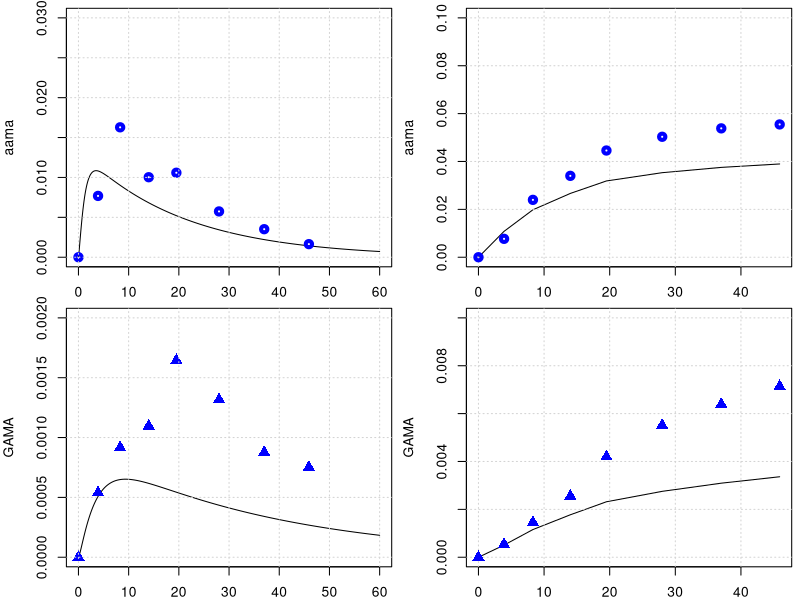

Generate this figure with R:
library(deSolve)
library(minpack.lm)

graphics.off()

#body weight in kg
BW = 70 
# fractions of BW
##https://journals.sagepub.com/doi/pdf/10.1177/ANIB_32_3-4
F_B = 0.079 
F_B_AB = 0.35 #fraction: arterial blood of blood volume
F_B_VB = 0.65 #fraction: venous blood of blood volume
F_Li = 0.026
F_Ki = 0.0044
F_T = 1-(F_B+F_Li+F_Ki)
#organ volumes in L
V_AB <- BW*F_B*F_B_AB 
V_VB <- BW*F_B*F_B_VB 
V_T <- BW*F_T
V_Ki <- BW*F_Ki
V_Li <- BW*F_Li
#cardiac output in L/(kg*h)
##https://journals.sagepub.com/doi/pdf/10.1177/ANIB_32_3-4
QCC = 16        #12.5 # maybe 14 or 6.5 check?
Q_C = QCC*BW^0.75
FQ_P = 2.5/100 
FQ_Li = 0.19
FQ_Ki = 0.255 #total - there is also an aterial flow rate 
FQ_T = 1 -( FQ_Li + FQ_Ki +FQ_P)
Q_Li <- Q_C*FQ_Li
Q_Ki <- Q_C*FQ_Ki
Q_T <- Q_C*FQ_T

# partition coefficient
pAA_TB = 0.2
pAA_KiB = 0.2
pAA_LiB = 1.5

pGA_TB = 0.97
pGA_LiB = 0.9
pGA_KiB = .3

#reaction rate constants 
k_AAuptake = 1 #1/h

k_onAA_T = 0.28 #1/h
k_onAA_B = 0.36 #1/h
k_onAA_Li = 0.71 #1/h
k_onAA_Ki = 0.83 #1/h

k_syn_GSH = 0.25 #mmol/h 
k_cl_GSH = 0.35 #1/h
k_onAA_GSH = 0.55 #L/(mmol h)
k_onGA_GSH = 0.8 #L/(mmol h)

k_onGA_T = 0.089 #1/h
k_onGA_B = 0.108 #1/h
k_onGA_Ki = k_onAA_T/2 #1/h
k_onGA_Li = 0.215 #1/h

k_exc_AAMA = 0.049      # 0.049 #1/h or 0.13 # this will change the shape
k_exc_GAMA = 0.027     # 0.077 #1/h  # or 0.027
k_exc_GAOH = 0.077     # 1/h
k_exc_GA <- 1.48       # 1/h Q_Ki*0.025
k_exc_AA <- 2

PL1 = 1.7     # !$'liver/blood partition AA'
PL2 = 0.9    # !$'liver/blood partition GA'

MW_aa = 71   # mg/mmol
MW_ga = 87   # mg/mmol

MW_GSH = 307.32 # mg/mmol

VMAXGC1 = 1   #!Vmax for GSH-AA conjugation mg/hr-kg^0.7
VMAXG1 = VMAXGC1/MW_aa*BW**0.7    # !$'Liver AA-GSH rate'

# Maximum velocity for enzymatic reaction 
V_max_p450 = 9 /MW_aa*BW^0.7  # 0.235 mg/h (Tien: AA to GA mmol/hr)
V_max_EH = 20 /MW_ga*BW^0.7  
KM_p450 = 10.0
KM_EH = 100.0

k_0_GSH = 7

AGSH0 = k_0_GSH * V_Li * MW_GSH

KMG1 = 100/MW_aa  #!Km with respect to AA for GSH conjugation mM
KMGG = 0.1        # !KM with respect to GSH for AA or GA conjugation with GSH mM
KMG2 = 100/MW_ga  #!Km with respect to GA for GSH conjugation mM


KPT_Li = 0.015     # !'protein turnover rate in liver'
KPT_Ki = 0.013     #  !'protein turnover rate in kidney'
KPTR = 0.013     # !'protein turnover rate in rpt'
KPTS = 0.0039    # !'protein turnover rate in spt'
KPTRB = 0.0039   # !'protein turnover rate in rbc'
KPTPL = 0.0039   # !'protein turnover rate in plasma'
# +++++++++++++++++++++++++++++++++++++++++++++++++++++++++++++++++
# create list of parameter
# +++++++++++++++++++++++++++++++++++++++++++++++++++++++++++++++++
params <- unlist(c(data.frame(pAA_TB, pAA_LiB, pAA_KiB,
                              pGA_TB, pGA_LiB, pGA_KiB,
                              k_onAA_T, k_onAA_B, k_onAA_Li, k_onAA_GSH, k_onAA_Ki,
                              k_onGA_T, k_onGA_B, k_onGA_Li, k_onGA_Ki, k_exc_GA,
                              k_onGA_GSH, k_exc_AAMA, k_exc_GAMA, k_exc_GAOH,
                              k_cl_GSH, V_max_p450, KM_p450, V_max_EH, KM_EH,
                              k_AAuptake)
))
yini <- c(m_AA_AB = 0.0, m_GA_AB = 0.0, 
          a_pb_AA_B = 0 ,
          m_AA_VB = 0.0, m_GA_VB = 0.0,
          m_AA_Ki = 0.0, m_GA_Ki = 0.0, m_AA_dose = 0 ,
          m_AA_Li = 0.0, m_AAMA = 0.0,  #m_AAMA_urinary = 0.0,
          m_GA_Li = 0.0,
          a_pb_GA_Li   = 0.0,
          m_GAMA  = 0.0,
          #m_GAMA_urinary = 0.0, 
          m_GSH_Li = k_0_GSH * V_Li * MW_GSH, 
          m_AA_T = 0.0, m_GA_T = 0.0,
          m_GAOH = 0.0, 
          m_AA_out = 0.0,
          m_AA_accum = 0.0,
          m_AA_free = 0.0,
          m_AA_in = 0.0,
          m_GA_out = 0.0,
          m_GA_accum = 0.0,
          m_GA_free = 0.0,
          m_GA_in = 0.0,
          a_pb_AA_Ki = 0,
          a_pb_AA_Li = 0,
          a_pb_GA_Ki = 0
)
# ++++++++++++++++++++++++++++++++++++++++++++++++++++++++++++++++++
# PBPK model for Acrylamide 
# ++++++++++++++++++++++++++++++++++++++++++++++++++++++++++++++++++
PBPKmodelAA <- function(t,state,parameter){
  with(as.list(c(t,state,parameter)), {
    ########################################################################################  
    #----#---#  Model for aa  #---#---#
    # concentrations blood in the organs in mg/L
    c_AA_AB <- m_AA_AB/V_AB   
    c_AA_VB <- m_AA_VB/V_VB
    c_AA_T <- m_AA_T/V_T
    c_AA_Li <- m_AA_Li/V_Li
    c_AA_Ki <- m_AA_Ki/V_Ki
    
    c_GSH_Li <- m_GSH_Li/V_Li
    
    # Blood
    #-----------------------------
    # units checked -> mg/h   
    dm_AA_AB <- Q_C*(c_AA_VB - c_AA_AB) -k_onAA_B*m_AA_AB
    # units checked -> mg/h   
    dm_AA_VB <- Q_T*(c_AA_T/pAA_TB) +Q_Li*(c_AA_Li/pAA_LiB) +Q_Ki*(c_AA_Ki/pAA_KiB) - Q_C*c_AA_VB -k_onAA_B*m_AA_VB
    
    # Trine: I added this. Can we make an overall turnover rate in blood? Is this correct? 
    da_pb_AA_B <- k_onAA_B*m_AA_AB + k_onAA_B*m_AA_VB - a_pb_AA_B*KPTRB
    
    # Kidney
    #---------------------------------
    # units checked -> mg/h   
    dm_AA_Ki <- Q_Ki*c_AA_AB -Q_Ki*(c_AA_Ki/pAA_KiB) -k_onAA_Ki*m_AA_Ki 
    
    # protein tunr over AA in Kidney
    da_pb_AA_Ki <- k_onAA_Ki*m_AA_Ki - a_pb_AA_Ki*KPT_Ki
    

    # units checked -> mg/h   
    dm_AA_dose <- -k_AAuptake*m_AA_dose
    
    # Liver
    #--------------------------------
    # units checked -> mg/h
    dm_GSH_Li <- k_0_GSH * V_Li * MW_GSH - k_cl_GSH*m_GSH_Li 
    
#    metAA_GSH <- k_onAA_GSH *c_AA_Li * c_GSH_Li /(c_AA_Li + KMG1)/(c_GSH_Li + KMGG)
    Vmax_AA_GSH <- 22 # from the Sweeny (mg/h kg 0.7) fitted 
    metAA_GSH <- Vmax_AA_GSH * c_AA_Li * c_GSH_Li / ((KMG1 + c_AA_Li) * (KMGG + c_GSH_Li))

    
    metAA_P450 <- V_max_p450 * MW_aa*c_AA_Li/ (KM_p450+c_AA_Li)


    # units checked -> mg/h  
    dm_AA_Li <- Q_Li*(c_AA_AB - c_AA_Li/pAA_LiB) + k_AAuptake*m_AA_dose - k_onAA_Li*m_AA_Li  - metAA_P450 - metAA_GSH 
    
    # protein tunr over AA in Liver
    da_pb_AA_Li <- k_onAA_Li*m_AA_Li - a_pb_AA_Li * KPT_Li
    
    # Tissue
    #--------------------------------------------------------------
    # units checked -> mg/h   
    dm_AA_T <- Q_T*(c_AA_AB - c_AA_T/pAA_TB) -k_onAA_T*m_AA_T
    
    # Urine
    #-------------------------------------------------------------
    # units checked -> mg/h   
    dm_AAMA <- metAA_GSH  - m_AAMA*k_exc_AAMA # Maria: The first term should be deleted
    
    dm_AA_out <- metAA_P450 + metAA_GSH
    dm_AA_in <- k_AAuptake*m_AA_dose
    dm_AA_accum <- k_onAA_B*m_AA_AB +k_onAA_B*m_AA_VB +k_onAA_T*m_AA_T +k_onAA_Li*m_AA_Li +k_onAA_Ki*m_AA_Ki
    dm_AA_free <- dm_AA_AB + dm_AA_VB +dm_AA_T +dm_AA_Li +dm_AA_Ki
########################################################################################  
########################################################################################    
    #----#---#  Model for Ga  #---#---#    
    #concentrations blood in the organs in mg/L
    c_GA_AB <- m_GA_AB/V_AB ;   c_GA_VB <- m_GA_VB/V_VB
    c_GA_T <- m_GA_T/V_T
    c_GA_Li <- m_GA_Li/(V_Li*PL2)
    c_GA_Ki <- m_GA_Ki/V_Ki
    # units checked -> mg/h   
    dm_GA_AB <- Q_C*(c_GA_VB - c_GA_AB) -k_onGA_B*m_GA_AB
    # units checked -> mg/h   
    dm_GA_VB <- Q_T*(c_GA_T/pGA_TB) +Q_Li*(c_GA_Li/pGA_LiB) +Q_Ki*(c_GA_Ki/pGA_KiB) - Q_C*c_GA_VB -k_onGA_B*m_GA_VB
    # units checked -> mg/h   
    dm_GA_Ki <- Q_Ki*c_GA_AB -Q_Ki*(c_GA_Ki/pGA_KiB) -k_onGA_Ki*m_GA_Ki 
    
    
    # protein tunr over AA in Kidney
    da_pb_GA_Ki <- k_onGA_Ki*m_GA_Ki - a_pb_GA_Ki*KPT_Ki
    
    
    # units checked -> mg/h
    metGA_GSH <- k_onGA_GSH * c_GSH_Li *m_GA_Li / (c_GA_Li + KMG2)/(c_GSH_Li + KMGG)
    
    metGA_EH <- V_max_EH *MW_ga *c_GA_Li / (KM_EH + c_GA_Li)
    # units checked -> mg/h 
    dm_GA_Li <- Q_Li*(c_GA_AB - c_GA_Li/pGA_LiB) - k_onGA_Li*m_GA_Li + metAA_P450 - metGA_GSH -metGA_EH 
    
    
    # protein tunr over GA in Liver
    da_pb_GA_Li = k_onGA_Li*m_GA_Li - a_pb_GA_Li*KPT_Li 
    
    
    # units checked -> mg/h, 
    dm_GAMA <-  metGA_GSH  -m_GAMA*k_exc_GAMA
    
    dm_GA_T <- Q_T*(c_GA_AB - c_GA_T/pGA_TB) -k_onGA_T*m_GA_T
    
    dm_GAOH <- metGA_EH -m_GAOH*k_exc_GAMA
    
    dm_GA_out <- metGA_GSH + metGA_EH 
    dm_GA_in <- metGA_GSH +metGA_EH
    dm_GA_accum <- k_onGA_B*m_GA_AB +k_onGA_B*m_GA_VB +k_onGA_T*m_GA_T +k_onGA_Li*m_GA_Li +k_onGA_Ki*m_GA_Ki
    dm_GA_free <- dm_GA_AB + dm_GA_VB +dm_GA_T +dm_GA_Li +dm_GA_Ki 

    
    return(list(c(dm_AA_AB,  dm_GA_AB,
                  da_pb_AA_B,
                  dm_AA_VB,    dm_GA_VB,
                  dm_AA_Ki,  dm_GA_Ki,  dm_AA_dose,
                  dm_AA_Li,
                  dm_AAMA,   
                  dm_GA_Li, da_pb_GA_Li, dm_GAMA,
                  dm_GSH_Li, dm_AA_T,   dm_GA_T,
                  dm_GAOH,
                  dm_AA_in,
                  dm_AA_out,
                  dm_AA_accum,
                  dm_AA_free,
                  dm_GA_out,
                  dm_GA_accum,
                  dm_GA_free,
                  dm_GA_in,
                  da_pb_AA_Ki,
                  da_pb_AA_Li,
                  da_pb_GA_Ki
    )))
  })
}
PBPKmodelAA <- compiler::cmpfun(PBPKmodelAA)



################################################################
# manual readout from Kopp and Dekant 2009
################################################################
times <- seq(from = 0, to = 60, by = 0.1)
diet <- data.frame(var = "m_AA_dose", method = "add",
                   time = c(0.0),  value = 0.5 *BW /1000 )  # dose of 0.05 microg/kg bw
out <- ode(y = yini, times = times, func = PBPKmodelAA, parms = params, events = list(data = diet))
yobs_urine <- data.frame(
  time = c(0.0, 3.9, 8.3, 14, 19.5, 28, 37, 45.9),
  AAMA = c(0.0/1000000, 32.8/1000000, 69.5/1000000, 42.8/1000000, 45.2/1000000, 24.5/1000000, 15/1000000, 7/1000000)*234.28, #https://pubchem.ncbi.nlm.nih.gov/compound/N-Acetyl-S-_2-carbamoylethyl_-L-cysteine
  GAMA = c(0.0, 2.15*1e-6, 3.66*1e-6, 4.38*1e-6, 6.57*1e-6, 5.26*1e-6, 3.50*1e-6, 3.0*1e-6)*250.27
)
# plot for AAMA in urinary
par(mfrow=c(2,2),mar=c(2,4,.5,.5))
plot(out[,'time'], out[,'m_AAMA']   ,type = 'l',xlab = 'time', ylab = 'aama', ylim = c(0,.03) )
points(yobs_urine$time, yobs_urine$AAMA , col="blue", lwd = 4) ; grid()
time_points_measure_unrine = c(1, 40, 84, 141, 196, 280 , 371, 460)
tamtam = out[,'m_AAMA'][time_points_measure_unrine ]
plot(yobs_urine$time, cumsum( tamtam ),type = 'l', ylab = 'aama', ylim = c(0,.1), xlab = 'time' ); grid()
points(yobs_urine$time, cumsum(yobs_urine$AAMA) , col="blue", lwd = 4)

# plot for GAMA 
plot(out[,'time'], out[,'m_GAMA']  ,type = 'l',xlab = '', ylab = 'GAMA', ylim = c(0,.002) )
points(yobs_urine$time, yobs_urine$GAMA , col="blue", cex = 1.5, pch = 17); grid()
time_points_measure_unrine = c(1, 40, 84, 141, 196, 280 , 371, 460)
tamtam = out[,'m_GAMA'][time_points_measure_unrine ]
plot(yobs_urine$time, cumsum( tamtam ),type = 'l',xlab = '', ylab = 'GAMA', ylim = c(0,.01) ); grid()
points(yobs_urine$time, cumsum(yobs_urine$GAMA) , col="blue",cex = 1.5, pch = 17)
